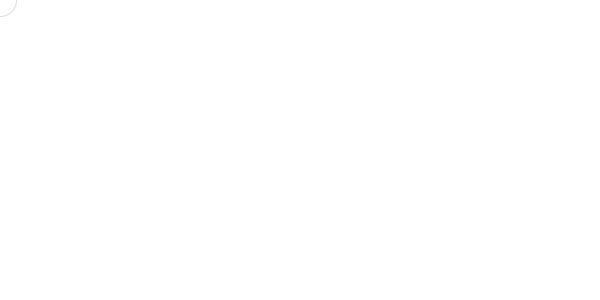
Frame 1 (no input)
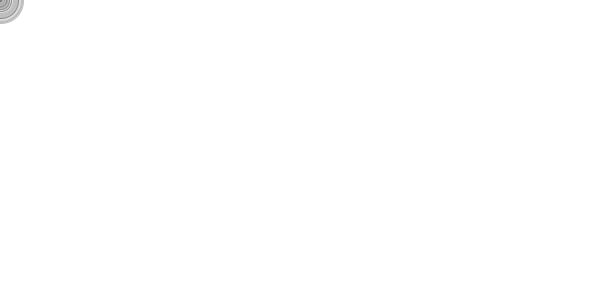
Frame 60 (the mouse pressed at the canvas centre just before this capture)
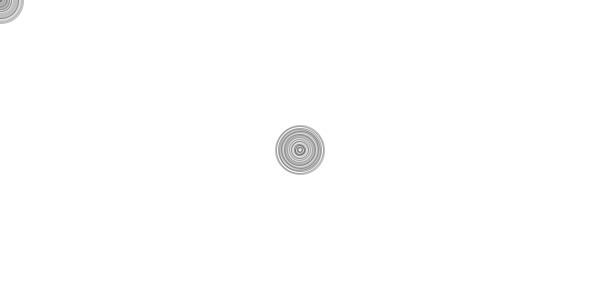
Frame 120 (the mouse held since frame 60 and released just before this capture)

The Processing sketch that drew these frames (run headless with seeded random() and noise(); from frame 60 on, the mouse is pressed at the canvas centre):

// Processing sketch: processing_8792
// ── processing_8792.pde


void setup() {
  size(600,300);
  background(255);
  noFill();
  stroke(0,35);
  smooth();
  frameRate(15);
}
void draw() {
  float x = random(50);
  ellipse(mouseX,mouseY,x,x);
}
